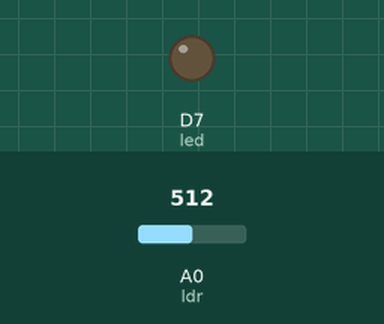
Recording of a sketch running on a simulated ESP8266 (NodeMCU). On the bench: output pins drawn as LEDs (lit = HIGH). The inputs (shaded band) are chosen by the test bench; at power-on: A0 (ldr) = 512.

Above: at 1.2 s.
1.3 s: A0 (ldr) set to 492
At 2.3 s:
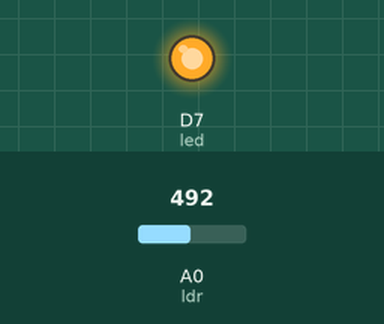
2.8 s: A0 (ldr) set to 510
At 3.5 s:
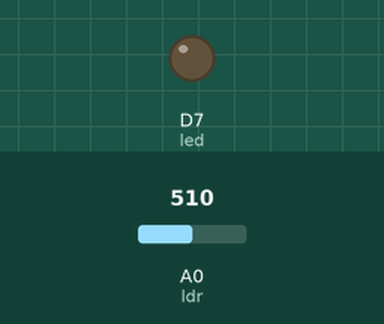
4.3 s: A0 (ldr) set to 490
At 4.7 s:
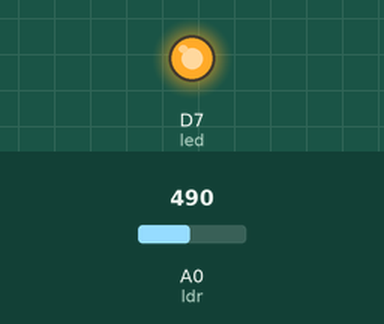
Timing chart, 0 to 7.3 s (numbered marks = the images above; inputs shaded):
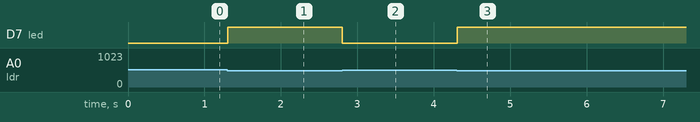

Measured:
- the behaviour switches between 500 and 499 on A0 (ldr) (found by bisection; images 0 and 1)
- after the input at 1.3 s, D7 (led): LOW → HIGH at once
- after the input at 2.8 s, D7 (led): HIGH → LOW at once
- after the input at 4.3 s, D7 (led): LOW → HIGH at once

The sketch:

LDR_Based_LED.ino
```cpp
// LDR Reading with LED Control
int ldr = A0;
int led = D7;

void setup() {
  pinMode(led, OUTPUT);
}

void loop() {
  int v = analogRead(ldr);
  if (v < 500) digitalWrite(led, HIGH);
  else digitalWrite(led, LOW);
  delay(100);
}
```
